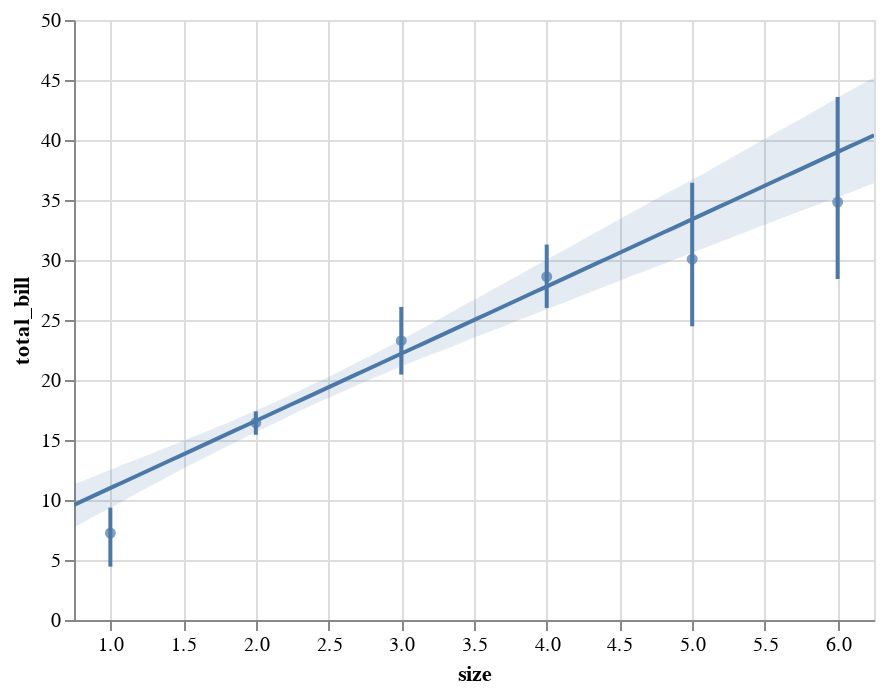

This figure's notebook cell:
### Code cell
display(salt.regplot(x="size", y="total_bill", data=tips, x_estimator=np.mean))
ax = sns.regplot(x="size", y="total_bill", data=tips, x_estimator=np.mean)

### Figure 1 — Vega-Lite specification as saved in the notebook (floating-point values rounded to 4 significant figures)
{"$schema": "https://vega.github.io/schema/vega-lite/v2.4.1.json", "config": {"view": {"height": 300, "width": 400}}, "layer": [{"data": {"values": [{"size": 1, "total_bill": 4.447}, {"size": 1, "total_bill": 9.365}]}, "encoding": {"x": {"field": "size", "scale": {"domain": [0.75, 6.25], "nice": false}, "type": "quantitative"}, "y": {"field": "total_bill", "type": "quantitative"}}, "mark": {"clip": true, "type": "line"}}, {"data": {"values": [{"size": 2, "total_bill": 15.44}, {"size": 2, "total_bill": 17.39}]}, "encoding": {"x": {"field": "size", "scale": {"domain": [0.75, 6.25], "nice": false}, "type": "quantitative"}, "y": {"field": "total_bill", "type": "quantitative"}}, "mark": {"clip": true, "type": "line"}}, {"data": {"values": [{"size": 3, "total_bill": 20.45}, {"size": 3, "total_bill": 26.09}]}, "encoding": {"x": {"field": "size", "scale": {"domain": [0.75, 6.25], "nice": false}, "type": "quantitative"}, "y": {"field": "total_bill", "type": "quantitative"}}, "mark": {"clip": true, "type": "line"}}, {"data": {"values": [{"size": 4, "total_bill": 26.01}, {"size": 4, "total_bill": 31.28}]}, "encoding": {"x": {"field": "size", "scale": {"domain": [0.75, 6.25], "nice": false}, "type": "quantitative"}, "y": {"field": "total_bill", "type": "quantitative"}}, "mark": {"clip": true, "type": "line"}}, {"data": {"values": [{"size": 5, "total_bill": 24.48}, {"size": 5, "total_bill": 36.44}]}, "encoding": {"x": {"field": "size", "scale": {"domain": [0.75, 6.25], "nice": false}, "type": "quantitative"}, "y": {"field": "total_bill", "type": "quantitative"}}, "mark": {"clip": true, "type": "line"}}, {"data": {"values": [{"size": 6, "total_bill": 28.43}, {"size": 6, "total_bill": 43.58}]}, "encoding": {"x": {"field": "size", "scale": {"domain": [0.75, 6.25], "nice": false}, "type": "quantitative"}, "y": {"field": "total_bill", "type": "quantitative"}}, "mark": {"clip": true, "type": "line"}}, {"data": {"values": [{"size": 1, "total_bill": 7.242}, {"size": 2, "total_bill": 16.45}, {"size": 3, "total_bill": 23.28}, {"size": 4, "total_bill": 28.61}, {"size": 5, "total_bill": 30.07}, {"size": 6, "total_bill": 34.83}]}, "encoding": {"x": {"axis": {"title": "size"}, "field": "size", "scale": {"domain": [0.75, 6.25], "nice": false}, "type": "quantitative"}, "y": {"axis": {"title": "total_bill"}, "field": "total_bill", "type": "quantitative"}}, "mark": {"clip": true, "type": "circle"}}, {"data": {"values": [{"x": 0.75, "y": 9.595}, {"x": 0.8056, "y": 9.906}, {"x": 0.8611, "y": 10.22}, {"x": 0.9167, "y": 10.53}, {"x": 0.9722, "y": 10.84}, {"x": 1.028, "y": 11.15}, {"x": 1.083, "y": 11.46}, {"x": 1.139, "y": 11.77}, {"x": 1.194, "y": 12.08}, {"x": 1.25, "y": 12.4}, {"x": 1.306, "y": 12.71}, {"x": 1.361, "y": 13.02}, {"x": 1.417, "y": 13.33}, {"x": 1.472, "y": 13.64}, {"x": 1.528, "y": 13.95}, {"x": 1.583, "y": 14.26}, {"x": 1.639, "y": 14.57}, {"x": 1.694, "y": 14.88}, {"x": 1.75, "y": 15.2}, {"x": 1.806, "y": 15.51}, {"x": 1.861, "y": 15.82}, {"x": 1.917, "y": 16.13}, {"x": 1.972, "y": 16.44}, {"x": 2.028, "y": 16.75}, {"x": 2.083, "y": 17.06}, {"x": 2.139, "y": 17.37}, {"x": 2.194, "y": 17.68}, {"x": 2.25, "y": 18.0}, {"x": 2.306, "y": 18.31}, {"x": 2.361, "y": 18.62}, {"x": 2.417, "y": 18.93}, {"x": 2.472, "y": 19.24}, {"x": 2.528, "y": 19.55}, {"x": 2.583, "y": 19.86}, {"x": 2.639, "y": 20.17}, {"x": 2.694, "y": 20.48}, {"x": 2.75, "y": 20.8}, {"x": 2.806, "y": 21.11}, {"x": 2.861, "y": 21.42}, {"x": 2.917, "y": 21.73}, {"x": 2.972, "y": 22.04}, {"x": 3.028, "y": 22.35}, {"x": 3.083, "y": 22.66}, {"x": 3.139, "y": 22.97}, {"x": 3.194, "y": 23.28}, {"x": 3.25, "y": 23.6}, {"x": 3.306, "y": 23.91}, {"x": 3.361, "y": 24.22}, {"x": 3.417, "y": 24.53}, {"x": 3.472, "y": 24.84}, {"x": 3.528, "y": 25.15}, {"x": 3.583, "y": 25.46}, {"x": 3.639, "y": 25.77}, {"x": 3.694, "y": 26.09}, {"x": 3.75, "y": 26.4}, {"x": 3.806, "y": 26.71}, {"x": 3.861, "y": 27.02}, {"x": 3.917, "y": 27.33}, {"x": 3.972, "y": 27.64}, {"x": 4.028, "y": 27.95}, {"x": 4.083, "y": 28.26}, {"x": 4.139, "y": 28.57}, {"x": 4.194, "y": 28.89}, {"x": 4.25, "y": 29.2}, {"x": 4.306, "y": 29.51}, {"x": 4.361, "y": 29.82}, {"x": 4.417, "y": 30.13}, {"x": 4.472, "y": 30.44}, {"x": 4.528, "y": 30.75}, {"x": 4.583, "y": 31.06}, {"x": 4.639, "y": 31.37}, {"x": 4.694, "y": 31.69}, {"x": 4.75, "y": 32.0}, {"x": 4.806, "y": 32.31}, {"x": 4.861, "y": 32.62}, {"x": 4.917, "y": 32.93}, {"x": 4.972, "y": 33.24}, {"x": 5.028, "y": 33.55}, {"x": 5.083, "y": 33.86}, {"x": 5.139, "y": 34.17}, {"x": 5.194, "y": 34.49}, {"x": 5.25, "y": 34.8}, {"x": 5.306, "y": 35.11}, {"x": 5.361, "y": 35.42}, {"x": 5.417, "y": 35.73}, {"x": 5.472, "y": 36.04}, {"x": 5.528, "y": 36.35}, {"x": 5.583, "y": 36.66}, {"x": 5.639, "y": 36.97}, {"x": 5.694, "y": 37.29}, {"x": 5.75, "y": 37.6}, {"x": 5.806, "y": 37.91}, {"x": 5.861, "y": 38.22}, {"x": 5.917, "y": 38.53}, {"x": 5.972, "y": 38.84}, {"x": 6.028, "y": 39.15}, {"x": 6.083, "y": 39.46}, {"x": 6.139, "y": 39.77}, {"x": 6.194, "y": 40.09}, {"x": 6.25, "y": 40.4}]}, "encoding": {"x": {"field": "x", "scale": {"domain": [0.75, 6.25], "nice": false}, "type": "quantitative"}, "y": {"field": "y", "type": "quantitative"}}, "mark": {"clip": true, "type": "line"}}, {"data": {"values": [{"x": 0.75, "y1": 7.7, "y2": 11.31}, {"x": 0.8056, "y1": 8.077, "y2": 11.56}, {"x": 0.8611, "y1": 8.448, "y2": 11.83}, {"x": 0.9167, "y1": 8.816, "y2": 12.11}, {"x": 0.9722, "y1": 9.174, "y2": 12.38}, {"x": 1.028, "y1": 9.529, "y2": 12.65}, {"x": 1.083, "y1": 9.89, "y2": 12.91}, {"x": 1.139, "y1": 10.28, "y2": 13.18}, {"x": 1.194, "y1": 10.64, "y2": 13.44}, {"x": 1.25, "y1": 11.0, "y2": 13.72}, {"x": 1.306, "y1": 11.36, "y2": 13.98}, {"x": 1.361, "y1": 11.72, "y2": 14.26}, {"x": 1.417, "y1": 12.08, "y2": 14.52}, {"x": 1.472, "y1": 12.45, "y2": 14.77}, {"x": 1.528, "y1": 12.8, "y2": 15.07}, {"x": 1.583, "y1": 13.15, "y2": 15.34}, {"x": 1.639, "y1": 13.48, "y2": 15.6}, {"x": 1.694, "y1": 13.8, "y2": 15.89}, {"x": 1.75, "y1": 14.14, "y2": 16.16}, {"x": 1.806, "y1": 14.48, "y2": 16.42}, {"x": 1.861, "y1": 14.82, "y2": 16.73}, {"x": 1.917, "y1": 15.16, "y2": 17.03}, {"x": 1.972, "y1": 15.49, "y2": 17.31}, {"x": 2.028, "y1": 15.84, "y2": 17.58}, {"x": 2.083, "y1": 16.13, "y2": 17.89}, {"x": 2.139, "y1": 16.45, "y2": 18.18}, {"x": 2.194, "y1": 16.78, "y2": 18.49}, {"x": 2.25, "y1": 17.13, "y2": 18.8}, {"x": 2.306, "y1": 17.45, "y2": 19.11}, {"x": 2.361, "y1": 17.76, "y2": 19.45}, {"x": 2.417, "y1": 18.08, "y2": 19.77}, {"x": 2.472, "y1": 18.37, "y2": 20.09}, {"x": 2.528, "y1": 18.66, "y2": 20.42}, {"x": 2.583, "y1": 18.96, "y2": 20.77}, {"x": 2.639, "y1": 19.25, "y2": 21.11}, {"x": 2.694, "y1": 19.56, "y2": 21.45}, {"x": 2.75, "y1": 19.86, "y2": 21.79}, {"x": 2.806, "y1": 20.16, "y2": 22.12}, {"x": 2.861, "y1": 20.42, "y2": 22.47}, {"x": 2.917, "y1": 20.71, "y2": 22.81}, {"x": 2.972, "y1": 20.99, "y2": 23.17}, {"x": 3.028, "y1": 21.26, "y2": 23.53}, {"x": 3.083, "y1": 21.53, "y2": 23.89}, {"x": 3.139, "y1": 21.81, "y2": 24.25}, {"x": 3.194, "y1": 22.07, "y2": 24.62}, {"x": 3.25, "y1": 22.32, "y2": 25.0}, {"x": 3.306, "y1": 22.59, "y2": 25.38}, {"x": 3.361, "y1": 22.84, "y2": 25.76}, {"x": 3.417, "y1": 23.12, "y2": 26.14}, {"x": 3.472, "y1": 23.42, "y2": 26.49}, {"x": 3.528, "y1": 23.67, "y2": 26.86}, {"x": 3.583, "y1": 23.93, "y2": 27.22}, {"x": 3.639, "y1": 24.18, "y2": 27.6}, {"x": 3.694, "y1": 24.42, "y2": 27.98}, {"x": 3.75, "y1": 24.7, "y2": 28.35}, {"x": 3.806, "y1": 24.99, "y2": 28.72}, {"x": 3.861, "y1": 25.25, "y2": 29.11}, {"x": 3.917, "y1": 25.51, "y2": 29.48}, {"x": 3.972, "y1": 25.78, "y2": 29.86}, {"x": 4.028, "y1": 26.04, "y2": 30.23}, {"x": 4.083, "y1": 26.29, "y2": 30.59}, {"x": 4.139, "y1": 26.53, "y2": 30.96}, {"x": 4.194, "y1": 26.8, "y2": 31.33}, {"x": 4.25, "y1": 27.08, "y2": 31.71}, {"x": 4.306, "y1": 27.33, "y2": 32.08}, {"x": 4.361, "y1": 27.6, "y2": 32.46}, {"x": 4.417, "y1": 27.87, "y2": 32.84}, {"x": 4.472, "y1": 28.13, "y2": 33.22}, {"x": 4.528, "y1": 28.39, "y2": 33.58}, {"x": 4.583, "y1": 28.66, "y2": 33.95}, {"x": 4.639, "y1": 28.91, "y2": 34.31}, {"x": 4.694, "y1": 29.17, "y2": 34.7}, {"x": 4.75, "y1": 29.43, "y2": 35.07}, {"x": 4.806, "y1": 29.69, "y2": 35.43}, {"x": 4.861, "y1": 29.95, "y2": 35.79}, {"x": 4.917, "y1": 30.21, "y2": 36.15}, {"x": 4.972, "y1": 30.47, "y2": 36.52}, {"x": 5.028, "y1": 30.73, "y2": 36.88}, {"x": 5.083, "y1": 31.0, "y2": 37.24}, {"x": 5.139, "y1": 31.26, "y2": 37.62}, {"x": 5.194, "y1": 31.52, "y2": 38.0}, {"x": 5.25, "y1": 31.78, "y2": 38.38}, {"x": 5.306, "y1": 32.04, "y2": 38.76}, {"x": 5.361, "y1": 32.3, "y2": 39.15}, {"x": 5.417, "y1": 32.56, "y2": 39.53}, {"x": 5.472, "y1": 32.82, "y2": 39.91}, {"x": 5.528, "y1": 33.08, "y2": 40.29}, {"x": 5.583, "y1": 33.34, "y2": 40.67}, {"x": 5.639, "y1": 33.6, "y2": 41.04}, {"x": 5.694, "y1": 33.85, "y2": 41.41}, {"x": 5.75, "y1": 34.1, "y2": 41.78}, {"x": 5.806, "y1": 34.35, "y2": 42.16}, {"x": 5.861, "y1": 34.61, "y2": 42.55}, {"x": 5.917, "y1": 34.86, "y2": 42.94}, {"x": 5.972, "y1": 35.11, "y2": 43.33}, {"x": 6.028, "y1": 35.37, "y2": 43.73}, {"x": 6.083, "y1": 35.63, "y2": 44.1}, {"x": 6.139, "y1": 35.88, "y2": 44.47}, {"x": 6.194, "y1": 36.14, "y2": 44.84}, {"x": 6.25, "y1": 36.4, "y2": 45.21}]}, "encoding": {"opacity": {"value": 0.15}, "x": {"field": "x", "scale": {"domain": [0.75, 6.25], "nice": false}, "type": "quantitative"}, "y": {"field": "y1", "type": "quantitative"}, "y2": {"field": "y2", "type": "quantitative"}}, "mark": {"clip": true, "type": "area"}}]}
